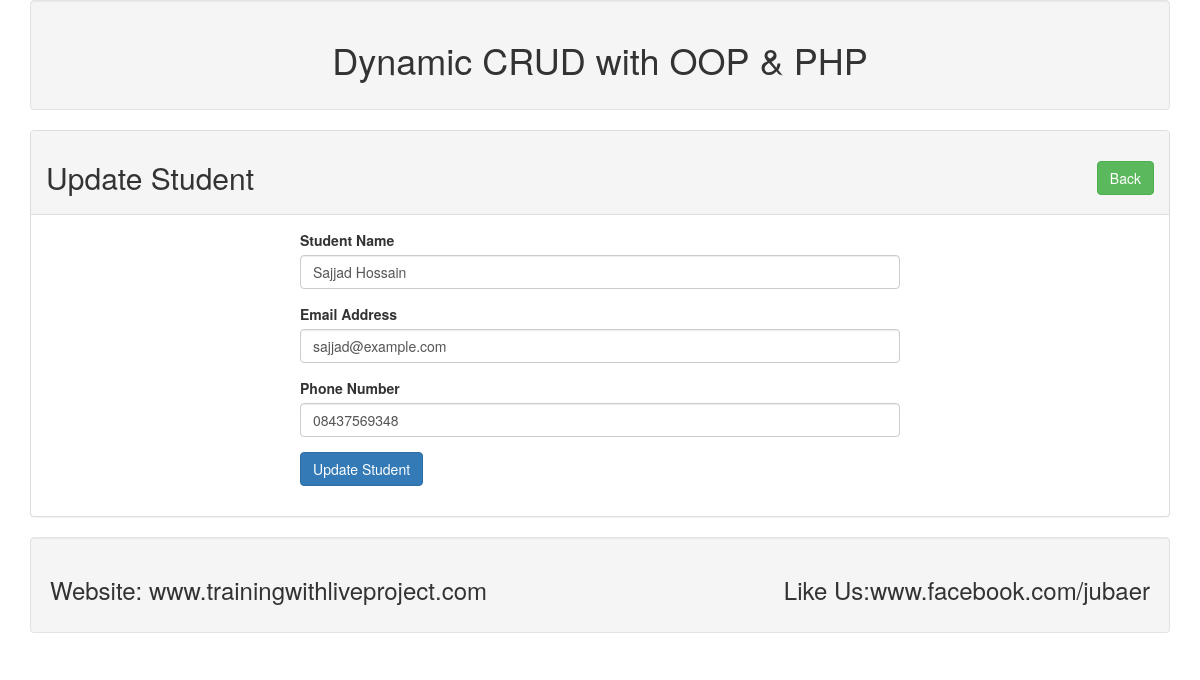
/editstudent.php?id=4, run on the app's committed database.
### tables this page shows
CREATE TABLE `tbl_student` (
  `id` int(11) NOT NULL,
  `name` varchar(255) NOT NULL,
  `email` varchar(255) NOT NULL,
  `phone` varchar(255) NOT NULL
);

### library/Database.php (called while the page is built, shortened)
<?php
class Database{
    private $hostdb = "localhost";
    private $userdb = "root";
    private $passdb = "jubaer";
    private $namedb = "db_student";
    private $pdo;
    public function __construct(){
if(!isset($this->pdo)){
     $dsn = "mysql:host=".$this->hostdb."; dbname=".$this->namedb;
    try {
        $link = new PDO($dsn, $this->userdb,$this->passdb);
        $link->setAttribute(PDO::ATTR_ERRMODE, PDO::ERRMODE_EXCEPTION);
        $link->exec("SET CHARACTER SET utf8");
        $this->pdo = $link;
    } catch (PDOException $ex){
        die("Failed to connect with Database".$ex->getMessage());
    }
  }
}
public function select($table, $data = array()){
    $sql = 'SELECT ';
    $sql.= array_key_exists("select", $data)?$data['select']:'*';
    $sql.= ' FROM '.$table;
    if(array_key_exists("where", $data)){
        $sql.= ' WHERE ';
        $i = 0;
        foreach($data['where'] as $key => $value){
            $add = ($i > 0)?' AND':'';
            $sql.="$add"."$key=:$key";
            $i++;
        }
    }
    $query = $this->pdo->prepare($sql);
    if(array_key_exists('where', $data)){
        foreach($data['where'] as $key => $value){
            $query->bindValue(":$key", $value);
        }
    }
    $query->execute();
    if(array_key_exists('return_type', $data)){
        switch($data['return_type']){
            case 'single':
                $value = $query->fetch(PDO::FETCH_ASSOC);
                break;
        }
    } else{
        if($query->rowCount() > 0) {
            $value = $query->fetchAll();
        }
    }
    return !empty($value)?$value:false;
}
}
?>

### editStudent.php (the view, shortened to what this page needs)
<?php
include('library/Database.php');
include('includes/header.php');
?>
  <div class="panel panel-default">
   <div class = "panel-heading">
    <h2>Update Student<a class="btn btn-success pull-right" href="index.php">Back</a></h2>
</div>
<?php
      $id = $_GET['id'];
      $db = new Database();
      $table = "tbl_student";
      $wherecond = array(
      'where' => array('id' => $id),
      'return_type' => 'single');
      $getData = $db->select($table, $wherecond);
      if(!empty($getData)){
      ?>
<div class="panel-body">
    <div style="max-width:600px; margin:0 auto">
    <form action="library/process_student.php" method="post">
        <div class="form-group">
            <label for="name">Student Name</label>
            <input class="form-control" type="text" id="name" name="name" required="" value = "<?php echo $getData['name']; ?>"/>
        </div>
        <div class="form-group">
            <label for="email">Email Address</label>
            <input class="form-control" type="text" id="email" name="email" required="" value="<?php echo $getData['email']; ?>" />
        </div>
        <div class="form-group">
            <label for="phone">Phone Number</label>
            <input class="form-control" type="phone" id="phone" name="phone" required value="<?php echo $getData['phone']; ?>" />
        </div>
        <div class="form-group">
        <input class="btn btn-primary" type="submit" name="submit" value="Update Student">
        </div>
    </form>
</div>
</div>
<?php
      }
      ?>
</div>
<?php include('includes/footer.php'); ?>

### data on the page
tbl_student: name "Sajjad Hossain", email "sajjad@example.com", phone "08437569348"
